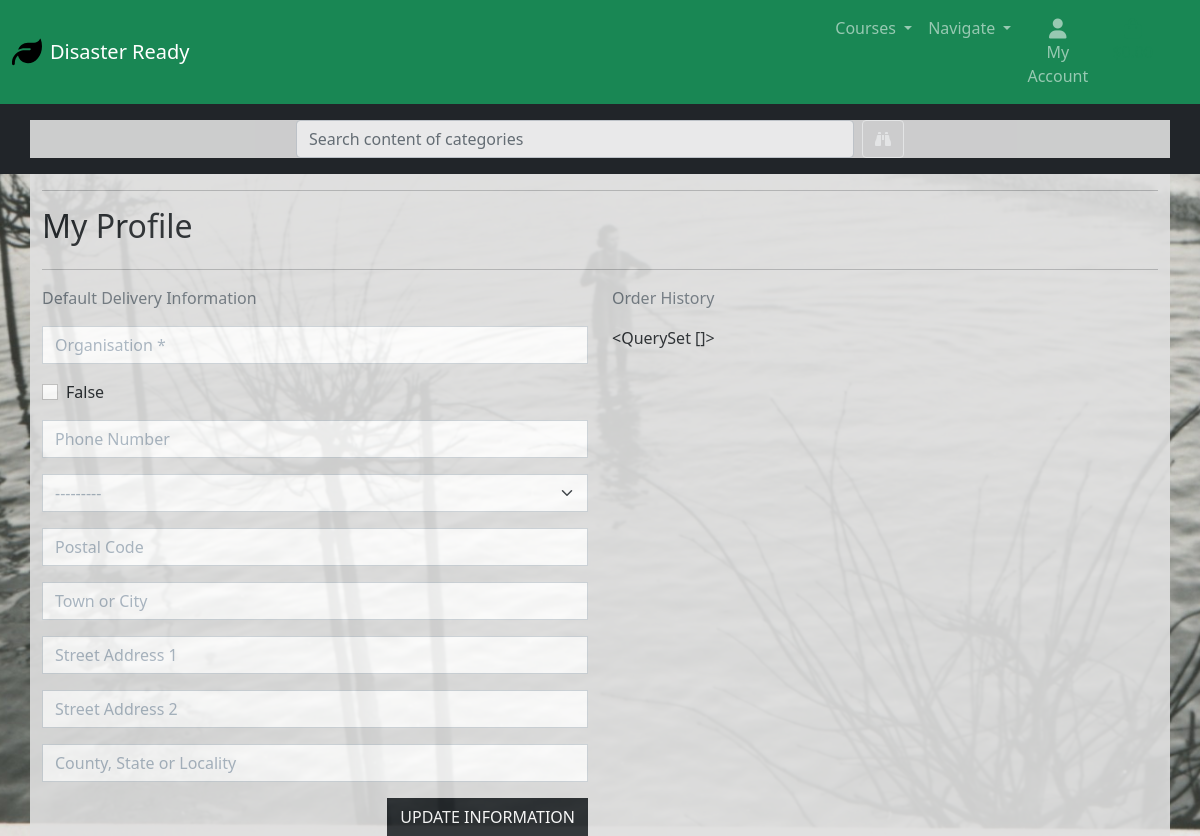
Page /profile/ (signed in) on the earlier database version.
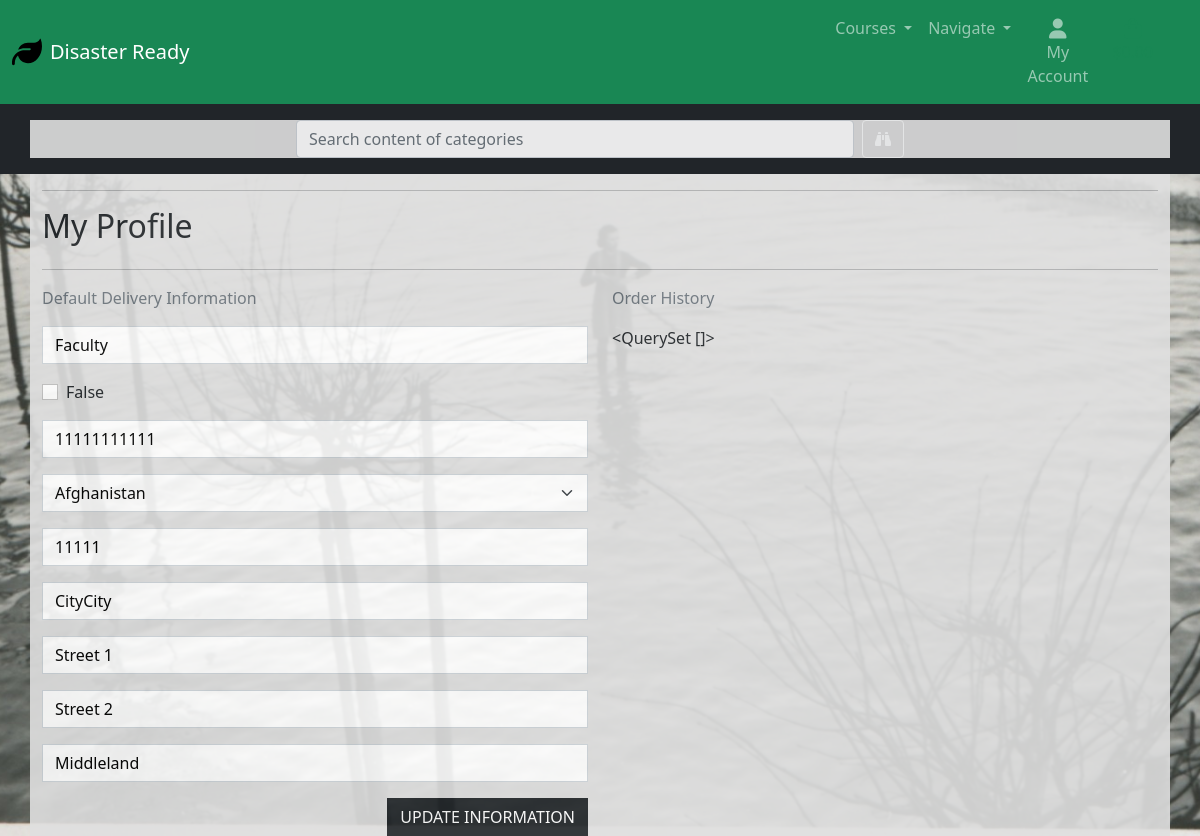
Same page on the later database version.
### profiles/models.py (models this page shows, shortened)
class UserProfile(models.Model):
    user = models.OneToOneField(User, on_delete=models.CASCADE)
    default_organisation = models.CharField(max_length=40)
    default_prev_user = models.BooleanField(default=False)
    default_phone_number = models.CharField(max_length=20, null=True, blank=True)
    default_country = CountryField(blank_label='Country *', null=True, blank=True)
    default_postcode = models.CharField(max_length=20, null=True, blank=True)
    default_town_or_city = models.CharField(max_length=40, null=True, blank=True)
    default_street_address1 = models.CharField(max_length=80, null=True, blank=True)
    default_street_address2 = models.CharField(max_length=80, null=True, blank=True)
    default_county = models.CharField(max_length=80, null=True, blank=True)

### profiles/views.py (the view)
# urls.py: path('profile/', include('profiles.urls')),
def profile(request):
    profile = get_object_or_404(UserProfile, user=request.user)
    if request.method == 'POST':
        form = UserProfileForm(request.POST, instance=profile)
        if form.is_valid():
            form.save()
            messages.success(request, 'Profile updated successfully')
    form = UserProfileForm(instance=profile)
    orders = profile.orders.all
    template = 'profiles/profile.html'
    context = {
        'form': form,
        'orders': orders,
        'on_profile_page': True
    }
    return render(request, template, context)

### profiles/templates/profiles/profile.html (shortened to what this page needs)
{% extends "base.html" %}
{% load static %}
{% block extra_css %}
<link rel="stylesheet" href="{% static 'profiles/css/profile.css' %}">
{% endblock %}
{% block content %}
<div class="overlay"></div>
<div class="container">
    <div class="row">
        <div class="col">
            <hr>
            <h2 class="logo-font mb-4">My Profile</h2>
            <hr>
        </div>
    </div>
    <div class="row">
        <div class="col-12 col-lg-6">
            <p class="text-muted">Default Delivery Information</p>
            <form class="mt-3" action="{% url 'profile' %}" method="POST" id="profile-update-form">
                {{ form|crispy }}
                <button class="btn btn-dark rounded-0 text-uppercase float-end">Update Information</button>
            </form>
        </div>
        <div class="col-12 col-lg-6">
            <p class="text-muted">Order History</p>
            {{ orders }}
        </div>
    </div>
    {% endblock %}

### templates/base.html (shortened to what this page needs)
{% load static %}
<!doctype html>
<html lang="en">
<head>
  {% block corecss %}
  <link href="https://cdn.jsdelivr.net/npm/bootstrap@5.0.2/dist/css/bootstrap.min.css" rel="stylesheet"
>
  <link rel="stylesheet" href="{% static 'css/base.css' %}">
  <link href="https://cdn.jsdelivr.net/npm/bootstrap-icons/font/bootstrap-icons.css" rel="stylesheet">
  {% endblock %}
  {% block extra_css %}
  {% endblock %}
</head>
<body>
  {% block page_header %}
  <!DOCTYPE html>
  <html lang="en">
  <head>
    <link href="https://cdn.jsdelivr.net/npm/bootstrap@5.0.2/dist/css/bootstrap.min.css" rel="stylesheet">
  </head>
  <body>
    <nav class="navbar navbar-expand-lg navbar-dark bg-success">
      <div class="container-fluid d-flex">
        <a class="navbar-brand d-flex align-items-center" href="{% url 'home' %}">
          <img src="{% static 'images/leaf-solid.svg' %}" alt="Logo" width="30" height="30"
            class="d-inline-block align-top me-2">
          <span>Disaster Ready</span>
        </a>
        <div class="collapse navbar-collapse" id="navbarContent">
          <ul class="navbar-nav ms-auto">
            <li class="nav-item dropdown">
              <a class="nav-link dropdown-toggle" href="#" id="categoriesDropdown" role="button"
                data-bs-toggle="dropdown" aria-expanded="false">
                Courses
              </a>
            </li>
            <li class="nav-item dropdown">
              <a class="nav-link dropdown-toggle" href="#" id="navigationDropdown" role="button"
                data-bs-toggle="dropdown" aria-expanded="false">
                Navigate
              </a>
            </li>
            <div class="col-12 col-lg-4 my-auto py-1 py-lg-0">
              <ul class="list-inline list-unstyled text-center text-lg-end my-0 d-flex">
                <li class="list-inline-item dropdown">
                  <a class="text-black nav-link" href="#" id="user-options" data-bs-toggle="dropdown"
                    aria-expanded="false">
                    <div class="text-center">
                      <div><i class="fas fa-user fa-lg"></i></div>
                      <p class="my-0">My Account</p>
                    </div>
                  </a>
                </li>
                <li class="list-inline-item">
                  <a class="{% if total %}custom-black fw-bold{% else %}text-success{% endif %} nav-link"
                    href="{% url 'view_bag' %}">
                    <div class="text-center">
                      <div><i class="fas fa-shopping-bag fa-lg"></i></div>
                      <p class="my-0">
                      </p>
                    </div>
                  </a>
                </li>
              </ul>
            </div>
          </ul>
        </div>
      </div>
    </nav>
    <div class="bg-dark py-3">
      <div class="container text-center">
        <form method="GET" action="" class="d-flex justify-content-center align-items-center">
          <input class="form-control w-50 me-2" type="text" name='q' placeholder="Search content of categories"
            aria-label="Search">
          <button class="btn btn-outline-light" type="submit">
            <i class="fa-solid fa-binoculars"></i>
          </button>
        </form>
      </div>
    </div>
  </body>
  </html>
  {% endblock %}
  {% block content %}
  {% endblock %}
</body>
</html>

### static/css/base.css (style rules this page uses)
html { height: 100%; }
body { background: url('/media/cover_photo.jpg') no-repeat center center fixed; background-size: cover; height: calc(100vh - 164px); color: #555; font-family: 'Lato'; }
.overlay { height: 100%; width: 100%; top: 0; left: 0; position: fixed; opacity: 0.2; z-index: -1; }
.container { background-color: rgb(223, 223, 223); opacity: 0.9; }

### profiles/static/profiles/css/profile.css (style rules this page uses)
#profile-update-form .form-control { color: #000; }
#profile-update-form input::placeholder { color: #aab7c4; }
#id_default_country, #id_default_country option:not(:first-child) { color: #000; }

Differences in the rows shown:
changed UserProfile "<QuerySet []>": default_organisation (not shown) → "Faculty"; default_phone_number (not shown) → "11111111111"; default_country "---------" → "Afghanistan"; default_postcode (not shown) → "11111"; default_town_or_city (not shown) → "CityCity"; default_street_address1 (not shown) → "Street 1"; default_street_address2 (not shown) → "Street 2"; default_county (not shown) → "Middleland"
